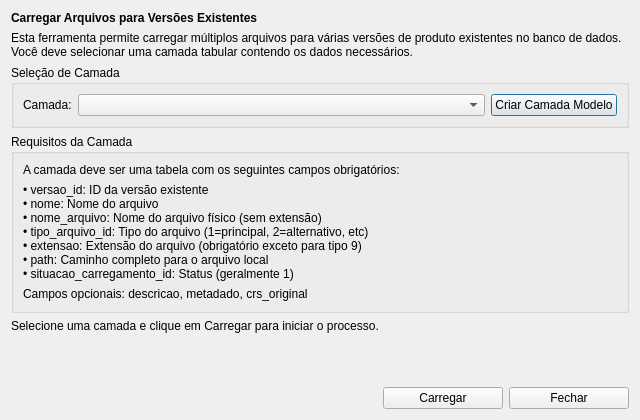
<?xml version="1.0" encoding="UTF-8"?>
<!-- Path: gui\bulk_carrega_arquivos\bulk_carrega_arquivos_dialog.ui -->
<ui version="4.0">
 <class>LoadSystematicFilesDialog</class>
 <widget class="QDialog" name="LoadSystematicFilesDialog">
  <property name="geometry">
   <rect>
    <x>0</x>
    <y>0</y>
    <width>640</width>
    <height>420</height>
   </rect>
  </property>
  <property name="windowTitle">
   <string>Carregar Arquivos Sistemáticos</string>
  </property>
  <layout class="QVBoxLayout" name="verticalLayout">
   <item>
    <widget class="QLabel" name="label">
     <property name="text">
      <string>&lt;html&gt;&lt;head/&gt;&lt;body&gt;&lt;p&gt;&lt;span style=&quot; font-weight:700;&quot;&gt;Carregar Arquivos para Versões Existentes&lt;/span&gt;&lt;/p&gt;&lt;/body&gt;&lt;/html&gt;</string>
     </property>
    </widget>
   </item>
   <item>
    <widget class="QLabel" name="label_2">
     <property name="text">
      <string>Esta ferramenta permite carregar múltiplos arquivos para várias versões de produto existentes no banco de dados. Você deve selecionar uma camada tabular contendo os dados necessários.</string>
     </property>
     <property name="wordWrap">
      <bool>true</bool>
     </property>
    </widget>
   </item>
   <item>
    <widget class="QGroupBox" name="groupBox">
     <property name="title">
      <string>Seleção de Camada</string>
     </property>
     <layout class="QHBoxLayout" name="horizontalLayout">
      <item>
       <widget class="QLabel" name="label_3">
        <property name="text">
         <string>Camada:</string>
        </property>
       </widget>
      </item>
      <item>
       <widget class="QComboBox" name="layerComboBox">
        <property name="sizePolicy">
         <sizepolicy hsizetype="Expanding" vsizetype="Fixed">
          <horstretch>0</horstretch>
          <verstretch>0</verstretch>
         </sizepolicy>
        </property>
       </widget>
      </item>
      <item>
       <widget class="QPushButton" name="createModelLayerButton">
        <property name="text">
         <string>Criar Camada Modelo</string>
        </property>
       </widget>
      </item>
     </layout>
    </widget>
   </item>
   <item>
    <widget class="QGroupBox" name="groupBox_2">
     <property name="title">
      <string>Requisitos da Camada</string>
     </property>
     <layout class="QVBoxLayout" name="verticalLayout_2">
      <item>
       <widget class="QLabel" name="label_4">
        <property name="text">
         <string>A camada deve ser uma tabela com os seguintes campos obrigatórios:</string>
        </property>
       </widget>
      </item>
      <item>
       <widget class="QLabel" name="label_5">
        <property name="text">
         <string>• versao_id: ID da versão existente
• nome: Nome do arquivo
• nome_arquivo: Nome do arquivo físico (sem extensão)
• tipo_arquivo_id: Tipo do arquivo (1=principal, 2=alternativo, etc)
• extensao: Extensão do arquivo (obrigatório exceto para tipo 9)
• path: Caminho completo para o arquivo local
• situacao_carregamento_id: Status (geralmente 1)</string>
        </property>
       </widget>
      </item>
      <item>
       <widget class="QLabel" name="label_6">
        <property name="text">
         <string>Campos opcionais: descricao, metadado, crs_original</string>
        </property>
       </widget>
      </item>
     </layout>
    </widget>
   </item>
   <item>
    <widget class="QLabel" name="statusLabel">
     <property name="text">
      <string>Selecione uma camada e clique em Carregar para iniciar o processo.</string>
     </property>
    </widget>
   </item>
   <item>
    <spacer name="verticalSpacer">
     <property name="orientation">
      <enum>Qt::Vertical</enum>
     </property>
     <property name="sizeHint" stdset="0">
      <size>
       <width>20</width>
       <height>40</height>
      </size>
     </property>
    </spacer>
   </item>
   <item>
    <layout class="QHBoxLayout" name="horizontalLayout_2">
     <item>
      <spacer name="horizontalSpacer">
       <property name="orientation">
        <enum>Qt::Horizontal</enum>
       </property>
       <property name="sizeHint" stdset="0">
        <size>
         <width>40</width>
         <height>20</height>
        </size>
       </property>
      </spacer>
     </item>
     <item>
      <widget class="QPushButton" name="loadButton">
       <property name="minimumSize">
        <size>
         <width>120</width>
         <height>0</height>
        </size>
       </property>
       <property name="text">
        <string>Carregar</string>
       </property>
      </widget>
     </item>
     <item>
      <widget class="QPushButton" name="closeButton">
       <property name="minimumSize">
        <size>
         <width>120</width>
         <height>0</height>
        </size>
       </property>
       <property name="text">
        <string>Fechar</string>
       </property>
      </widget>
     </item>
    </layout>
   </item>
  </layout>
 </widget>
 <resources/>
 <connections>
  <connection>
   <sender>closeButton</sender>
   <signal>clicked()</signal>
   <receiver>LoadSystematicFilesDialog</receiver>
   <slot>reject()</slot>
   <hints>
    <hint type="sourcelabel">
     <x>567</x>
     <y>399</y>
    </hint>
    <hint type="destinationlabel">
     <x>319</x>
     <y>209</y>
    </hint>
   </hints>
  </connection>
 </connections>
</ui>
